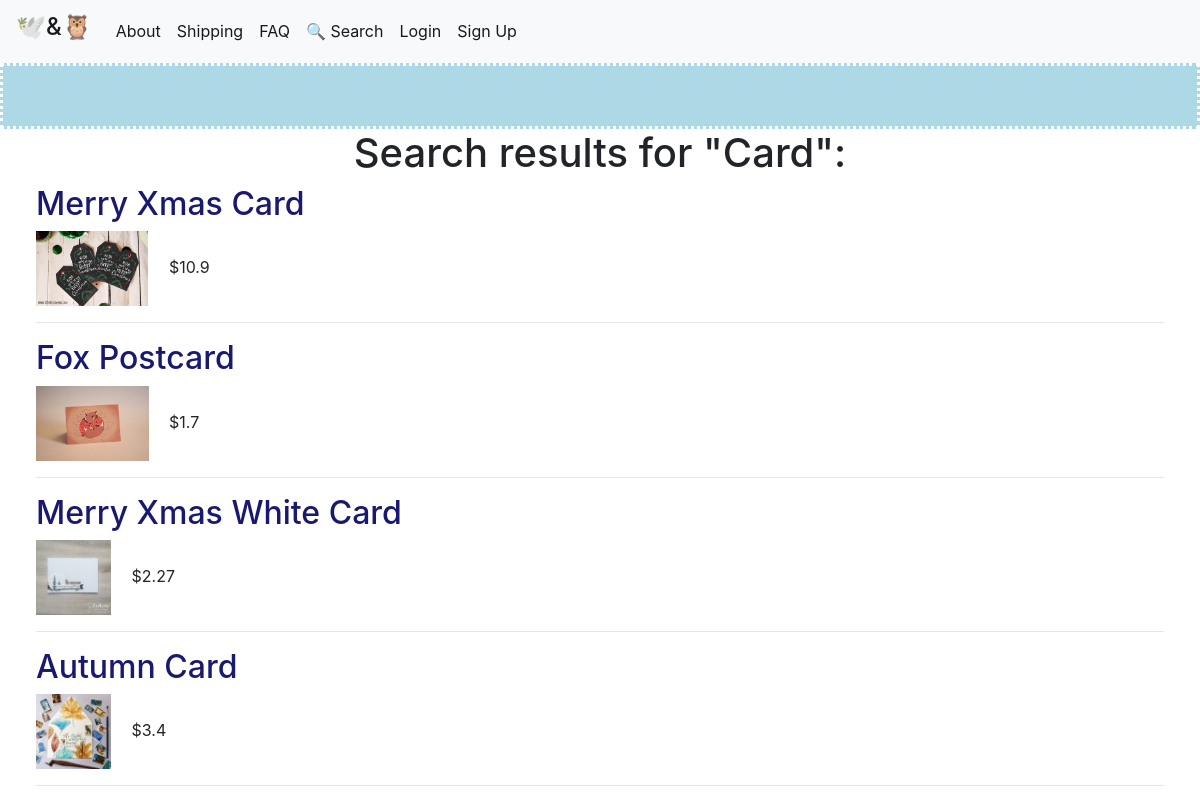
/search_res/Card, run on the app's committed database.
### tables this page shows
CREATE TABLE products (
    id INTEGER PRIMARY KEY AUTOINCREMENT,
    cost FLOAT NOT NULL,
    name TEXT NOT NULL,
    description TEXT,
    category TEXT,
    image TEXT
);

### project/main.py (the view)
@main.route('/search_res/<category>')
def search_category(category):
    search_query = str(category).split()
    conn = get_db_connection()
    products = conn.execute('SELECT * FROM products').fetchall()
    results = []
    conn.close()
    process = "Process:      "
    for p in products:
        process += "p = " + str(p['name']) + "    "
        res = False
        for sq in search_query:
            if sq.lower() in str(p['name']).lower():
                res = True
            else:
                process
        if res:
            results.append(p)
    return render_template('category.html', products=results, search_query=str(category))

### project/main.py (called while the page is built)
def get_db_connection():
    conn = sqlite3.connect('database.db')
    conn.row_factory = sqlite3.Row
    return conn

### project/templates/category.html (shortened to what this page needs)
{% extends 'base.html' %}
{% block content %}
<h1 align="center"> Search results for "{{ search_query }}": </h1>
{% for product in products %}
    <a href="{{ url_for('main.product', product_id=product['id']) }}">
        <font color="#191970"><h2>{{ product['name'] }}</h2></font>
    </a>
    <img src="../static/pictures/{{ product['image'] }}" height="75" border="5" alt="">
    <span color="white" lass="badge badge-primary">&emsp;${{ product['cost'] }}</span>
    <hr>
{% endfor %}
{% endblock %}

### project/templates/base.html (shortened to what this page needs)
<!DOCTYPE html>
<html>
<head>
    <link rel="stylesheet" href="https://stackpath.bootstrapcdn.com/bootstrap/4.3.1/css/bootstrap.min.css" />
    <link rel="stylesheet" href="{{ url_for('static', filename= 'css/style.css') }}">
</head>
<body>
    <nav class="navbar navbar-expand-md navbar-light bg-light">
        <a class="navbar-brand" href="{{ url_for('main.index')}}"><h4>🕊️&🦉</h4></a>
        <div class="collapse navbar-collapse" id="navbarNav" align="right">
            <ul class="navbar-nav">
            <li class="nav-item active">
                <a class="nav-link" href="/about">About</a>
            </li>
            <li class="nav-item active">
                <a class="nav-link" href="/shipping">Shipping</a>
            </li>
            <li class="nav-item active">
                <a class="nav-link" href="/faq">FAQ</a>
            </li>
            <li class="nav-item active">
                <a class="nav-link" href="/search">🔍 Search</a>
            </li>
            {% if not current_user.is_authenticated %}
                <li class="nav-item active">
                    <a class="nav-link" href="{{ url_for('auth.login') }}" class="navbar-item">
                        Login
                    </a>
                </li>
                <li class="nav-item active">
                    <a class="nav-link" href="{{ url_for('auth.signup') }}" class="navbar-item">
                        Sign Up
                    </a>
                </li>
            {% endif %}
            </ul>
        </div>
    </nav>
    <div class="header"></div>
    <div style="padding-left: 3%; padding-right: 3%;">
    {% block content %}
    {% endblock %}
    </div>
</body>
</html>

### project/static/css/style.css (style rules this page uses)
.header { padding: 30px; text-align: center; background: #ADD8E6; color: white; font-size: 30px; border-style: dotted; }

### data on the page
products: name "Merry Xmas Card", image (picture), cost "10.9"
products: name "Fox Postcard", image (picture), cost "1.7"
products: name "Merry Xmas White Card", image (picture), cost "2.27"
products: name "Autumn Card", image (picture), cost "3.4"

### other printed values
{{ search_query }} "Card"
